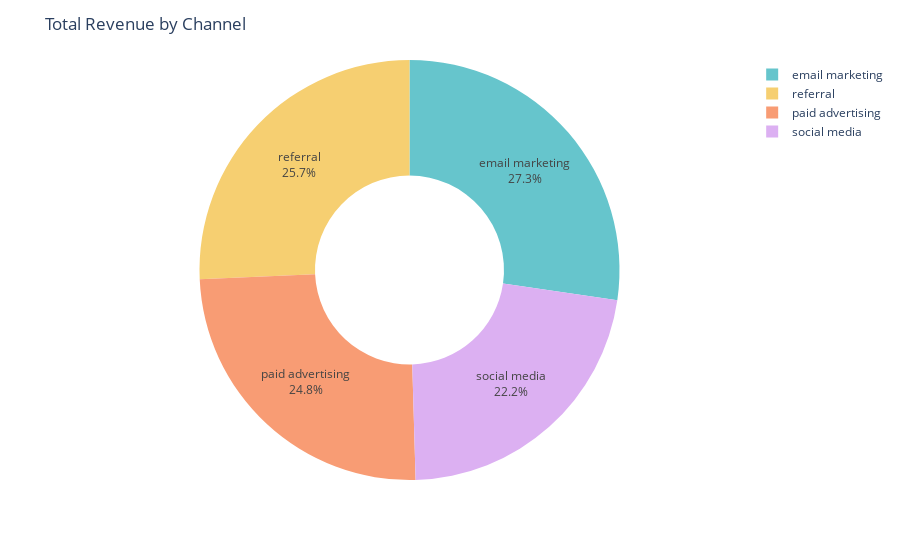

Write notebook code for a chart like this one.
### Code cell
fig=px.pie(data,
          values="revenue",
          names="channel",
          hole=0.45,
          color_discrete_sequence=px.colors.qualitative.Pastel)
fig.update_traces(textinfo="label+percent",textposition="inside")
fig.update_layout(title="Total Revenue by Channel")
fig.show()

### Figure 1 — Plotly figure (JSON) as saved in the notebook; plotly's stock layout.template omitted (floating-point values rounded to 4 significant figures; data arrays with more than 128 entries replaced by an {"elided": "..."} marker saying what was removed)
{"data": [{"domain": {"x": [0, 1], "y": [0, 1]}, "hole": 0.45, "hovertemplate": "channel=%{label}<br>revenue=%{value}<extra></extra>", "labels": {"elided": "800 str values"}, "legendgroup": "", "name": "", "showlegend": true, "textinfo": "label+percent", "textposition": "inside", "type": "pie", "values": {"elided": "800 int values"}}], "layout": {"autosize": true, "legend": {"tracegroupgap": 0}, "margin": {"t": 60}, "piecolorway": ["rgb(102, 197, 204)", "rgb(246, 207, 113)", "rgb(248, 156, 116)", "rgb(220, 176, 242)", "rgb(135, 197, 95)", "rgb(158, 185, 243)", "rgb(254, 136, 177)", "rgb(201, 219, 116)", "rgb(139, 224, 164)", "rgb(180, 151, 231)", "rgb(179, 179, 179)"], "title": {"text": "Total Revenue by Channel"}}}
